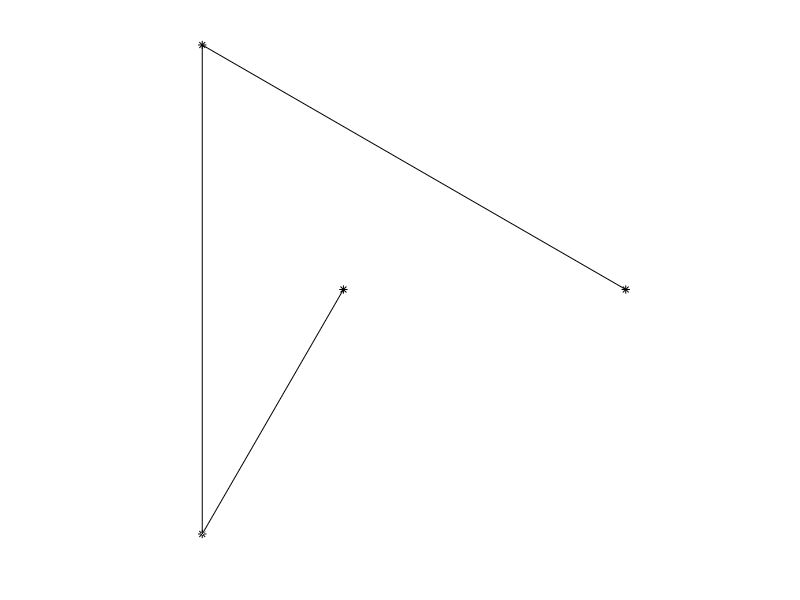
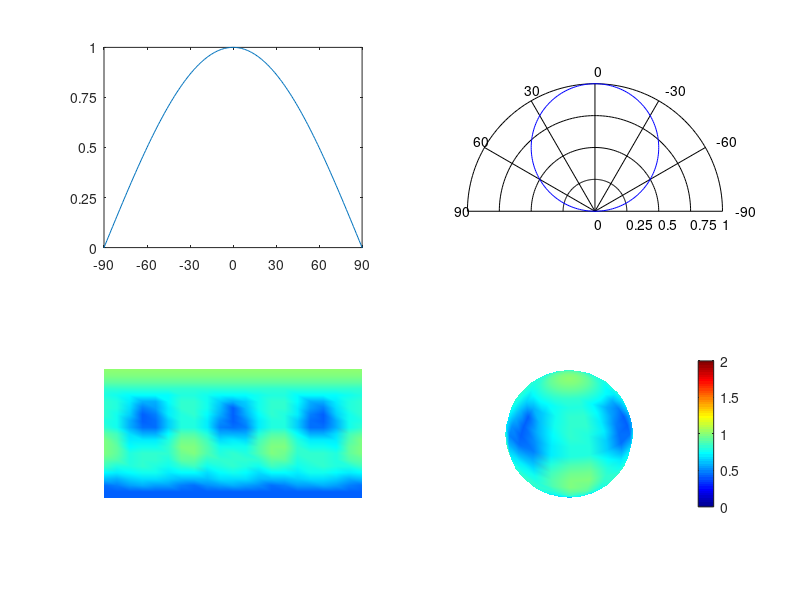

These charts were generated, in order, by the following MATLAB code:
close all
clear all
clear
clc

DEG = pi/180;

function rho = luminosity_func(theta)
    rho = cosd(theta) .* [theta>-90] .* ([theta<90] + [theta>270]);;
end

% light pattern, copy to for-loops below
lum_theta = -180:180;
lum_rho = luminosity_func(lum_theta);

r_shell = 5;
[x_shell, y_shell, z_shell] = sphere;
x_shell = x_shell * r_shell;
y_shell = y_shell * r_shell;
z_shell = z_shell * r_shell;
h_shell = zeros(size(x_shell));

% n points, spread out evenly like on the vertices of a platonic solid
% direction the point to is same as their angle from the center
% number and distance from center is the only factor, "d"
d = 1;

% tetrahedral points (self similar, so put lights on a larger tetrahedron)
p = d * [ sqrt(8/9),          0, -1/3;
         -sqrt(2/9),  sqrt(2/3), -1/3;
         -sqrt(2/9), -sqrt(2/3), -1/3;
                  0,          0,    1];

% octahedral points (put lights on an cube)
%p = d * [-1,  0,  0;
%          1,  0,  0;
%          0, -1,  0;
%          0,  1,  0;
%          0,  0, -1;
%          0,  0,  1];

% cubic points (put lights on an octahedron)
%p = d * (1/sqrt(3)) * [-1, -1, -1;
%                       -1, -1,  1;
%                       -1,  1, -1;
%                       -1,  1,  1;
%                        1, -1, -1;
%                        1, -1,  1;
%                        1,  1, -1;
%                        1,  1,  1];

% point source for debug
%p = d * [1 0 0];

n = size(p,1);

figure();
hold on
plot3(p(:,1), p(:,2), p(:,3), 'k-')
plot3(p(:,1), p(:,2), p(:,3), 'k*')
hold off
axis equal
axis off

% for each point on sphere
for ii = 1:size(x_shell,1)
    for jj = 1:size(x_shell,2)
        % for each point of light
        for kk = 1:n
            u1 = p(kk,:);
            u1 = u1 / norm(u1);
            u2 = [x_shell(ii,jj), y_shell(ii,jj), z_shell(ii,jj)] - p(kk,:);
            u2 = u2 / norm(u2);
            phi = acosd(dot(u1,u2));
            h_shell(ii,jj) = h_shell(ii,jj) + luminosity_func(phi);
        end
    end
end

figure();

subplot(2,2,1);
plot(lum_theta, lum_rho);
yticks([0:0.25:1]);
xticks([-90:30:90]);
xlim([-90 90])

subplot(2,2,2);
hold on
t = linspace(0,pi,100);
for r_tick = [0:0.25:1]
    text(r_tick, -0.1, num2str(r_tick))
    plot(r_tick*cos(t), r_tick*sin(t), 'k-')
end
for t_tick = [-90:30:90]
    text(-1.1*sind(t_tick), 1.1*cosd(t_tick), num2str(t_tick))
    plot([0, -sind(t_tick)], [0, cosd(t_tick)], 'k-')
end
plot(-lum_rho .* sin(lum_theta*DEG), lum_rho .* cos(lum_theta*DEG), 'b-')
hold off
axis equal
axis off

subplot(2,2,3);
pcolor(h_shell);
colormap jet
shading interp
caxis([0 2])
axis off
daspect([1 2 1])

subplot(2,2,4);
surf(x_shell, y_shell, z_shell, h_shell);
colormap jet
shading interp
axis equal
axis off
colorbar
caxis([0 2])
